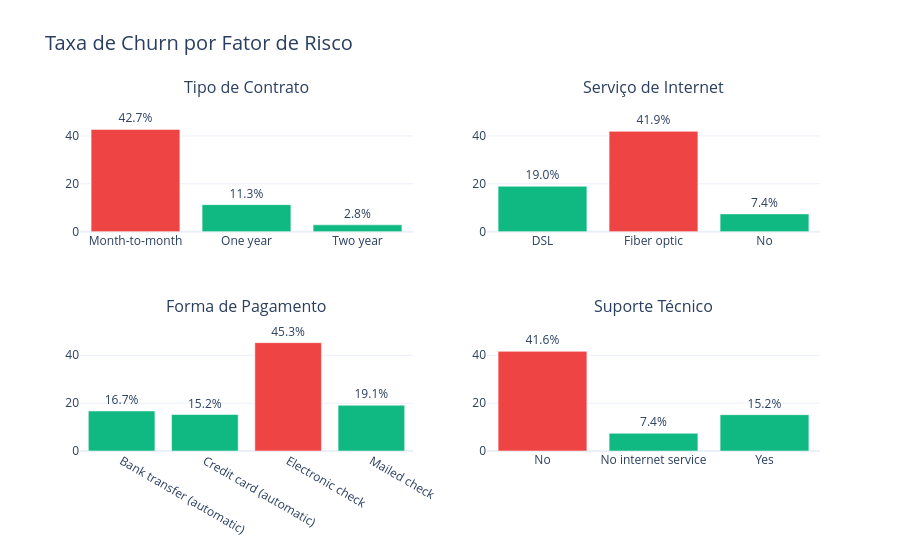

Notebook code for this chart:
### Markdown cell above
### Insights — Análise Estatística

**Variáveis que NÃO influenciam o churn:**
- `gender` (p=0.49) — homens e mulheres cancelam na mesma proporção
- `PhoneService` (p=0.34) — ter telefone ou não é irrelevante

**Fatores que MAIS aumentam o risco de cancelamento:**
- **Contract Month-to-month: 42.7%** de churn — sem contrato longo, o cliente sai fácil
- **Electronic check: 45.3%** — forma de pagamento com maior churn, possível fricção
- **Fiber optic: 41.9%** — surpreendente! O serviço "premium" tem mais cancelamento.
  Pode indicar preço alto ou qualidade abaixo da expectativa
- **Sem serviços extras** (OnlineSecurity, TechSupport, DeviceProtection): ~40% de churn
  cada — clientes sem serviços adicionais são mais propensos a sair
- **SeniorCitizen: 41.7%** — idosos cancelam mais, possivelmente por dificuldade
  de uso ou sensibilidade a preço
- **Sem Partner e sem Dependents**: ~31-33% — pessoas sozinhas têm menos vínculo

**Conclusão de negócio:** O perfil de maior risco é um cliente novo, sem contrato 
longo, com fibra óptica, pagando por electronic check, sem serviços adicionais 
e morando sozinho. Esse é o cliente que a empresa precisa priorizar na retenção.

### Code cell
# Visualização: Taxa de churn pelos fatores mais relevantes
fatores_top = {
    'Contract': 'Tipo de Contrato',
    'InternetService': 'Serviço de Internet',
    'PaymentMethod': 'Forma de Pagamento',
    'TechSupport': 'Suporte Técnico'
}

fig = make_subplots(rows=2, cols=2, subplot_titles=list(fatores_top.values()))

for i, (col, titulo) in enumerate(fatores_top.items()):
    row = i // 2 + 1
    col_pos = i % 2 + 1
    
    taxas = df.groupby(col)['Churn'].apply(lambda x: (x == 'Yes').mean() * 100)
    
    cores = ['#EF4444' if v > 35 else '#F59E0B' if v > 25 else '#10B981' for v in taxas.values]
    
    fig.add_trace(
        go.Bar(
            x=taxas.index,
            y=taxas.values,
            marker_color=cores,
            text=[f'{v:.1f}%' for v in taxas.values],
            textposition='outside',
            hovertemplate='%{x}<br>Churn: %{y:.1f}%<extra></extra>'
        ),
        row=row, col=col_pos
    )

fig.update_layout(
    title=dict(text='Taxa de Churn por Fator de Risco', font=dict(size=20)),
    template='plotly_white',
    showlegend=False,
    height=550
)

fig.update_yaxes(range=[0, 55])

fig.show()

### Figure 1 — Plotly figure (JSON) as saved in the notebook; plotly's stock layout.template omitted (floating-point values rounded to 4 significant figures)
{"data": [{"hovertemplate": "%{x}<br>Churn: %{y:.1f}%<extra></extra>", "marker": {"color": ["#EF4444", "#10B981", "#10B981"]}, "text": ["42.7%", "11.3%", "2.8%"], "textposition": "outside", "type": "bar", "x": ["Month-to-month", "One year", "Two year"], "xaxis": "x", "y": [42.71, 11.27, 2.832], "yaxis": "y"}, {"hovertemplate": "%{x}<br>Churn: %{y:.1f}%<extra></extra>", "marker": {"color": ["#10B981", "#EF4444", "#10B981"]}, "text": ["19.0%", "41.9%", "7.4%"], "textposition": "outside", "type": "bar", "x": ["DSL", "Fiber optic", "No"], "xaxis": "x2", "y": [18.96, 41.89, 7.405], "yaxis": "y2"}, {"hovertemplate": "%{x}<br>Churn: %{y:.1f}%<extra></extra>", "marker": {"color": ["#10B981", "#10B981", "#EF4444", "#10B981"]}, "text": ["16.7%", "15.2%", "45.3%", "19.1%"], "textposition": "outside", "type": "bar", "x": ["Bank transfer (automatic)", "Credit card (automatic)", "Electronic check", "Mailed check"], "xaxis": "x3", "y": [16.71, 15.24, 45.29, 19.11], "yaxis": "y3"}, {"hovertemplate": "%{x}<br>Churn: %{y:.1f}%<extra></extra>", "marker": {"color": ["#EF4444", "#10B981", "#10B981"]}, "text": ["41.6%", "7.4%", "15.2%"], "textposition": "outside", "type": "bar", "x": ["No", "No internet service", "Yes"], "xaxis": "x4", "y": [41.64, 7.405, 15.17], "yaxis": "y4"}], "layout": {"annotations": [{"font": {"size": 16}, "showarrow": false, "text": "Tipo de Contrato", "x": 0.225, "xanchor": "center", "xref": "paper", "y": 1, "yanchor": "bottom", "yref": "paper"}, {"font": {"size": 16}, "showarrow": false, "text": "Serviço de Internet", "x": 0.775, "xanchor": "center", "xref": "paper", "y": 1, "yanchor": "bottom", "yref": "paper"}, {"font": {"size": 16}, "showarrow": false, "text": "Forma de Pagamento", "x": 0.225, "xanchor": "center", "xref": "paper", "y": 0.375, "yanchor": "bottom", "yref": "paper"}, {"font": {"size": 16}, "showarrow": false, "text": "Suporte Técnico", "x": 0.775, "xanchor": "center", "xref": "paper", "y": 0.375, "yanchor": "bottom", "yref": "paper"}], "height": 550, "showlegend": false, "title": {"font": {"size": 20}, "text": "Taxa de Churn por Fator de Risco"}, "xaxis": {"anchor": "y", "domain": [0, 0.45]}, "xaxis2": {"anchor": "y2", "domain": [0.55, 1]}, "xaxis3": {"anchor": "y3", "domain": [0, 0.45]}, "xaxis4": {"anchor": "y4", "domain": [0.55, 1]}, "yaxis": {"anchor": "x", "domain": [0.625, 1], "range": [0, 55]}, "yaxis2": {"anchor": "x2", "domain": [0.625, 1], "range": [0, 55]}, "yaxis3": {"anchor": "x3", "domain": [0, 0.375], "range": [0, 55]}, "yaxis4": {"anchor": "x4", "domain": [0, 0.375], "range": [0, 55]}}}
